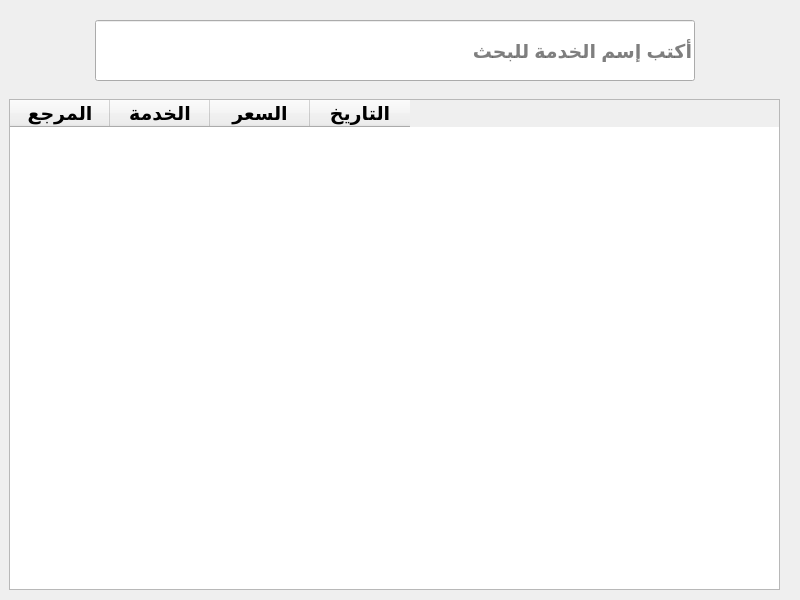
<?xml version="1.0" encoding="UTF-8"?>
<ui version="4.0">
 <class>Form</class>
 <widget class="QWidget" name="Form">
  <property name="geometry">
   <rect>
    <x>0</x>
    <y>0</y>
    <width>800</width>
    <height>600</height>
   </rect>
  </property>
  <property name="minimumSize">
   <size>
    <width>800</width>
    <height>600</height>
   </size>
  </property>
  <property name="maximumSize">
   <size>
    <width>800</width>
    <height>600</height>
   </size>
  </property>
  <property name="windowTitle">
   <string>Form</string>
  </property>
  <widget class="QWidget" name="horizontalLayoutWidget">
   <property name="geometry">
    <rect>
     <x>10</x>
     <y>20</y>
     <width>771</width>
     <height>61</height>
    </rect>
   </property>
   <layout class="QHBoxLayout" name="horizontalLayout">
    <item>
     <widget class="QLineEdit" name="search_box">
      <property name="sizePolicy">
       <sizepolicy hsizetype="Expanding" vsizetype="Expanding">
        <horstretch>0</horstretch>
        <verstretch>0</verstretch>
       </sizepolicy>
      </property>
      <property name="maximumSize">
       <size>
        <width>600</width>
        <height>16777215</height>
       </size>
      </property>
      <property name="font">
       <font>
        <pointsize>14</pointsize>
        <bold>true</bold>
       </font>
      </property>
      <property name="placeholderText">
       <string>أكتب إسم الخدمة للبحث</string>
      </property>
     </widget>
    </item>
   </layout>
  </widget>
  <widget class="QWidget" name="verticalLayoutWidget">
   <property name="geometry">
    <rect>
     <x>9</x>
     <y>99</y>
     <width>771</width>
     <height>491</height>
    </rect>
   </property>
   <layout class="QVBoxLayout" name="verticalLayout">
    <item>
     <widget class="QTableWidget" name="items_table">
      <property name="font">
       <font>
        <pointsize>14</pointsize>
        <bold>true</bold>
       </font>
      </property>
      <column>
       <property name="text">
        <string>المرجع</string>
       </property>
      </column>
      <column>
       <property name="text">
        <string>الخدمة</string>
       </property>
      </column>
      <column>
       <property name="text">
        <string>السعر</string>
       </property>
      </column>
      <column>
       <property name="text">
        <string>التاريخ</string>
       </property>
      </column>
     </widget>
    </item>
   </layout>
  </widget>
 </widget>
 <resources/>
 <connections/>
</ui>
